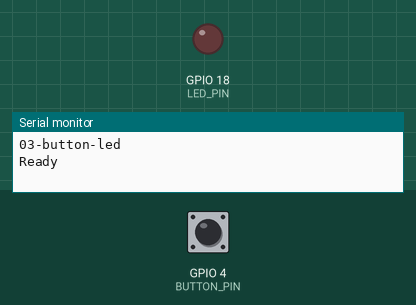
Bench run of a program on a simulated ESP32. Parts: output pins drawn as LEDs (lit = HIGH), the last lines printed to the serial monitor. Inputs (shaded band) come from the test bench; at power-on: GPIO 4 (BUTTON_PIN) HIGH.

Above: at 1.7 s.
1.8 s: GPIO 4 (BUTTON_PIN) pulled LOW for 0.15 s
At 3.0 s:
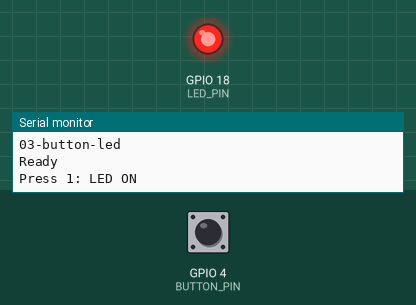
3.5 s: GPIO 4 (BUTTON_PIN) pulled LOW for 1 s
At 5.6 s:
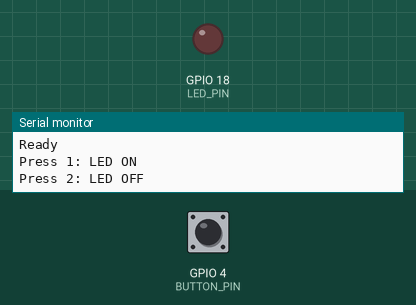
Timing chart, 0 to 7.1 s (numbered marks = the images above; inputs shaded):
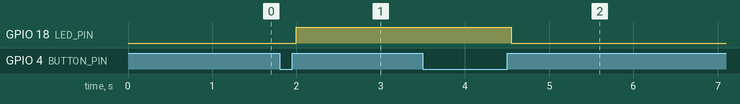

The program:

main.cpp
```cpp
#include <Arduino.h>

#include "Debouncer.h"
#include "PressDetector.h"

namespace {
  constexpr uint8_t BUTTON_PIN = 4;
  constexpr uint8_t LED_PIN = 18;
  constexpr uint32_t DEBOUNCE_MS = 50;
  constexpr uint32_t LONG_PRESS_MS = 1000;

  Debouncer button(DEBOUNCE_MS);
  PressDetector press(LONG_PRESS_MS);
  bool led_on = false;
  unsigned long press_count = 0;
}

void setup() {
  Serial.begin(115200);
  delay(500);
  Serial.println();
  Serial.println("03-button-led");

  pinMode(BUTTON_PIN, INPUT_PULLUP);
  pinMode(LED_PIN, OUTPUT);
  digitalWrite(LED_PIN, LOW);

  Serial.println("Ready");
}

void loop() {
  const uint32_t now = millis();
  const bool raw = digitalRead(BUTTON_PIN) == LOW;

  button.update(raw, now);

  switch (press.update(button.isPressed(), now)) {
    case PressEvent::Short:
      led_on = !led_on;
      digitalWrite(LED_PIN, led_on ? HIGH : LOW);
      ++press_count;
      Serial.printf("Press %lu: LED %s\n", press_count, led_on ? "ON" : "OFF");
      break;
    case PressEvent::Long:
      Serial.println("Long press");
      break;
    case PressEvent::None:
      break;
  }
}
```

Measured:
- after the input at 1.8 s, GPIO 18 (LED_PIN): LOW → HIGH after 0.20 s
- after the input at 3.5 s, GPIO 18 (LED_PIN): HIGH → LOW after 1.1 s
